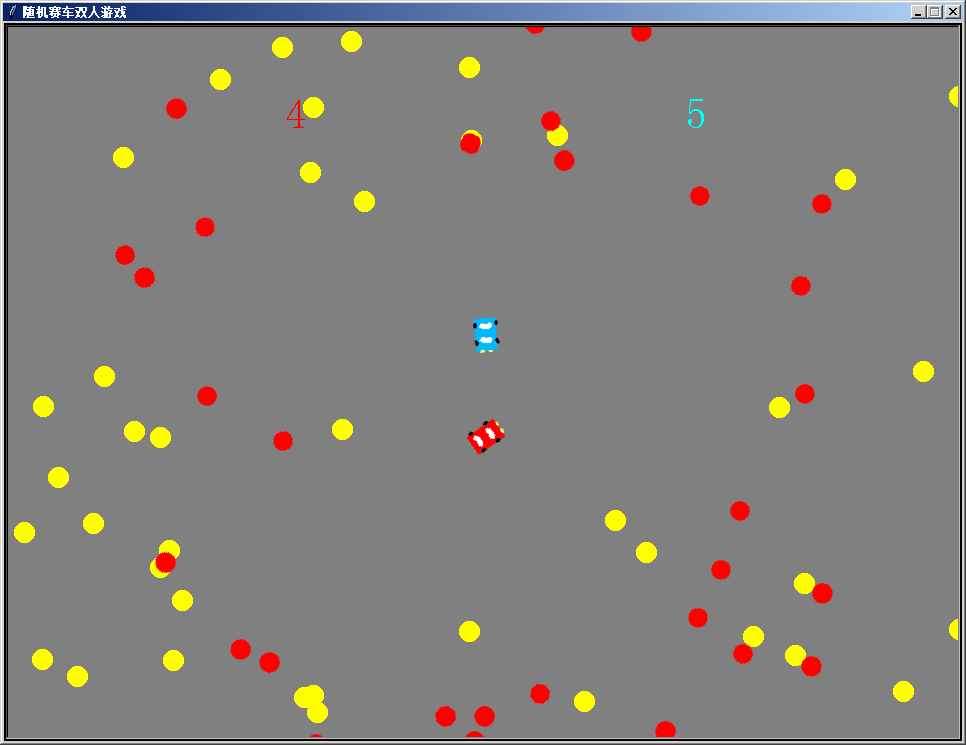

Here is the Python script that generated this plot:
"""
   随机赛车双人游戏
   本程序操作红色和青色两架小车去接金币,
   障碍为红色的圈形。碰到障碍物后，小车会自动回到起始坐标。
   接到一个金币后会进行统计。
   这是一个多线程示例程序，两架小车在独自的线程中运行。
   本程序还演示了颜色碰撞和对tkinter的items进行碰撞。
   本程序需要Python精灵模块支持，如果没有安装，请在以下网址下载批处理进行安装。
   http://www.lixingqiu.com/pms.bat

   相关命令说明：

   1、颜色碰撞检测命令collidecolor
   本命令只对造型为图片的角色起作用，它会检测所碰到的角色上面的颜色，
   如果是相应的颜色，则返回真，否则返回假。
   它可以有两个参数，第一个参数是颜色，需要为RGB三元组格式，如(255,0,0)表示的是红色。
   第二个参数应该是一个序列，表示要检测的角色，如果第二个参数为空，则检测所有角色。
   本使中的car1.collidecolor(red,cs)命令，检测的是cs列表中的角色，而red的值是(255,0,0)。
   它的意思car1有没有碰到cs列表中角色上面的红色。

   2、overlap_with，与...重叠命令。
   本命令查找有无和角色最小矩形重叠的项目（包括线条，圆点，多边形，圆弧，图章，填充区域，其它角色)。
   它的参数可以是列表/元组/集合、整数与角色或字符串，返回重叠的所有项目编号。
   本方法返回所有与角色矩形重叠的项目集合。

   典型应用为用一个角色盖一些图章，把这些图章的编号收集起来，然后可以用overlap_with去检测有没有碰到这些图章。
   本例中的金币有一个是角色，其它的都是图章。
   它们的项目编号都放在coins列表中。和海龟画图一样，求一个角色的项目编号用turtle属性的_item值。
   本例coin的项目编号为coin.turtle._item。而所有的图章的项目编号，在盖图章的时候都会直接返回。
   

   
"""
__author__ = '李兴球'
__date__ = '2020/5/27'
__blog__ = 'www.lixingqiu.com'

from sprites import *                # 从精灵模块导入所有命令
from random import random            # 从随机模块导入random命令
from threading import Thread         # 从线程模块导入Thread类 

width,height = 960,720               # 定义宽高
screen = Screen()                    # 生成屏幕
screen.setup(width,height)           # 设置屏幕宽高 
screen.bgcolor('gray')               # 设定背景色
screen.title('随机赛车双人游戏')     # 设定标题  

red = (255,0,0)                      # 代表红色
r = Sprite('res/red.png')            # 障碍物的本体
cs = []                              # cs列表存储所有障碍物
for _ in range(30):
    r.gotorandom(-200,200,-200,200,180)
    x = (10 + random())/50 
    y = r.clone()
    y.shapesize(x,x)
    cs.append(y)
screen.listen()
r.hide()

# 生成一些金币
coin = Sprite(shape='circle')
coin.color('yellow')
coins = [coin.turtle._item]         # coins列表存储的都是些项目编号(整数)
for _ in range(50):
    coin.gotorandom()               # 在到达屏幕范围任一点  
    item = coin.stamp()             # 盖图章
    coins.append(item)              # 添加到coins列表 


def redcarfunc():
    """
       本函数是线程1的目标函数，
       它主要是生成一辆小车，然后可以用上下左右键进行控制，
       并且碰到红色的障碍物，它会回到起始点，
       碰到黄色的圆形，它会得1分，并且黄色圆形会消失。
    """
    score_bug = Sprite(visible=False,pos=(-200,250))
    score_bug.color('red')
    car1 = Sprite('res/redcar.png',pos=(-50,0))
    car1.left(90)
    car1.score = 0                              # 自定义属性
    leftkey = Key("Left")
    rightkey = Key("Right")
    upkey = Key("Up")
    downkey = Key("Down")
    while True:
        if leftkey.down():car1.left(5)
        if rightkey.down():car1.right(5)
        if upkey.down():car1.fd(5)
        if downkey.down():car1.bk(5)    
        if car1.collidecolor(red,cs):car1.slide((-50,0))
        items = car1.overlap_with(coins)
        car1.score += len(items)
        if items:
            [coin.clearstamp(i) for i in items]
            score_bug.clear()
            score_bug.write(car1.score,font=("",32,"normal"))        
        screen.update()
        
thread1 = Thread(target=redcarfunc)            # 创建线程1
thread1.start()                                # 启动线程1

def cyancarfunc():
    """
       本函数是线程2的目标函数，
       它主要是生成一辆小车，然后可以用awsd键进行控制，
       并且碰到红色的障碍物，它会回到起始点，
       碰到黄色的圆形，它会得1分，并且黄色圆形会消失。
    """
    score_bug = Sprite(visible=False,pos=(200,250))
    score_bug.color('cyan')
    car1 = Sprite('res/cyancar.png',pos=(50,0))
    car1.left(90)
    car1.score = 0                              # 自定义属性
    leftkey = Key("a")
    rightkey = Key("d")
    upkey = Key("w")
    downkey = Key("s")
    while True:
        if leftkey.down():car1.left(5)
        if rightkey.down():car1.right(5)
        if upkey.down():car1.fd(5)
        if downkey.down():car1.bk(5)    
        if car1.collidecolor(red,cs):car1.slide((50,0))
        items = car1.overlap_with(coins)
        car1.score += len(items)        
        if items:
            [coin.clearstamp(i) for i in items]
            score_bug.clear()
            score_bug.write(car1.score,font=("",32,"normal"))       
        screen.update()
        
thread2 = Thread(target=cyancarfunc)           # 创建线程2
thread2.start()                                # 启动线程2

PlaySound('Dance Energetic.wav',SND_LOOP|SND_ASYNC)
screen.mainloop()
